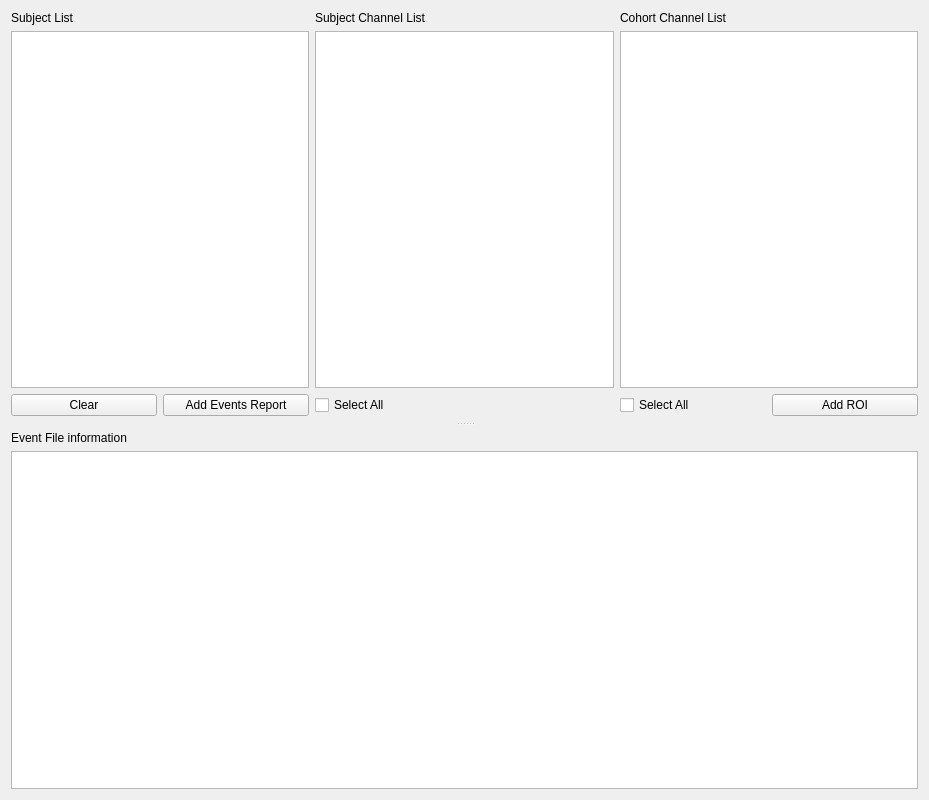
<?xml version="1.0" encoding="UTF-8"?>
<ui version="4.0">
 <class>DetectionsCohortReviewSettingsView</class>
 <widget class="QWidget" name="DetectionsCohortReviewSettingsView">
  <property name="geometry">
   <rect>
    <x>0</x>
    <y>0</y>
    <width>929</width>
    <height>800</height>
   </rect>
  </property>
  <property name="windowTitle">
   <string>Form</string>
  </property>
  <property name="styleSheet">
   <string notr="true">font: 12pt &quot;Roboto&quot;;</string>
  </property>
  <layout class="QHBoxLayout" name="horizontalLayout_3">
   <item>
    <widget class="QSplitter" name="splitter">
     <property name="orientation">
      <enum>Qt::Vertical</enum>
     </property>
     <property name="handleWidth">
      <number>15</number>
     </property>
     <property name="childrenCollapsible">
      <bool>false</bool>
     </property>
     <widget class="QWidget" name="layoutWidget">
      <layout class="QGridLayout" name="gridLayout">
       <item row="0" column="0">
        <widget class="QLabel" name="label">
         <property name="text">
          <string>Subject List</string>
         </property>
        </widget>
       </item>
       <item row="0" column="1">
        <widget class="QLabel" name="label_2">
         <property name="text">
          <string>Subject Channel List</string>
         </property>
        </widget>
       </item>
       <item row="0" column="2">
        <widget class="QLabel" name="label_3">
         <property name="text">
          <string>Cohort Channel List</string>
         </property>
        </widget>
       </item>
       <item row="1" column="0">
        <widget class="QListView" name="subject_listView">
         <property name="editTriggers">
          <set>QAbstractItemView::NoEditTriggers</set>
         </property>
        </widget>
       </item>
       <item row="1" column="1">
        <widget class="QListView" name="chan_subject_listView"/>
       </item>
       <item row="2" column="0">
        <layout class="QHBoxLayout" name="horizontalLayout">
         <item>
          <widget class="QPushButton" name="clear_pushButton">
           <property name="text">
            <string>Clear</string>
           </property>
          </widget>
         </item>
         <item>
          <widget class="QPushButton" name="add_pushButton">
           <property name="text">
            <string>Add Events Report</string>
           </property>
          </widget>
         </item>
        </layout>
       </item>
       <item row="2" column="1">
        <widget class="QCheckBox" name="all_subject_chan_checkBox">
         <property name="text">
          <string>Select All</string>
         </property>
        </widget>
       </item>
       <item row="2" column="2">
        <layout class="QHBoxLayout" name="horizontalLayout_2">
         <item>
          <widget class="QCheckBox" name="all_cohort_chan_checkBox">
           <property name="text">
            <string>Select All</string>
           </property>
          </widget>
         </item>
         <item>
          <widget class="QPushButton" name="add_ROI_pushButton">
           <property name="text">
            <string>Add ROI</string>
           </property>
          </widget>
         </item>
        </layout>
       </item>
       <item row="1" column="2">
        <widget class="QListWidget" name="chan_cohort_listWidget"/>
       </item>
      </layout>
     </widget>
     <widget class="QWidget" name="layoutWidget">
      <layout class="QVBoxLayout" name="verticalLayout">
       <item>
        <widget class="QLabel" name="label_4">
         <property name="text">
          <string>Event File information</string>
         </property>
        </widget>
       </item>
       <item>
        <widget class="QTextEdit" name="message_textEdit">
         <property name="readOnly">
          <bool>true</bool>
         </property>
        </widget>
       </item>
      </layout>
     </widget>
    </widget>
   </item>
  </layout>
 </widget>
 <resources>
  <include location="../../../../scinodes_poc/src/main/python/ui/themes/themes.qrc"/>
 </resources>
 <connections>
  <connection>
   <sender>clear_pushButton</sender>
   <signal>clicked()</signal>
   <receiver>DetectionsCohortReviewSettingsView</receiver>
   <slot>clear_subject_slot()</slot>
   <hints>
    <hint type="sourcelabel">
     <x>54</x>
     <y>312</y>
    </hint>
    <hint type="destinationlabel">
     <x>464</x>
     <y>399</y>
    </hint>
   </hints>
  </connection>
  <connection>
   <sender>add_pushButton</sender>
   <signal>clicked()</signal>
   <receiver>DetectionsCohortReviewSettingsView</receiver>
   <slot>add_subject_slot()</slot>
   <hints>
    <hint type="sourcelabel">
     <x>174</x>
     <y>312</y>
    </hint>
    <hint type="destinationlabel">
     <x>464</x>
     <y>399</y>
    </hint>
   </hints>
  </connection>
  <connection>
   <sender>all_subject_chan_checkBox</sender>
   <signal>clicked()</signal>
   <receiver>DetectionsCohortReviewSettingsView</receiver>
   <slot>select_all_subject_chan_slot()</slot>
   <hints>
    <hint type="sourcelabel">
     <x>425</x>
     <y>311</y>
    </hint>
    <hint type="destinationlabel">
     <x>464</x>
     <y>399</y>
    </hint>
   </hints>
  </connection>
  <connection>
   <sender>all_cohort_chan_checkBox</sender>
   <signal>clicked()</signal>
   <receiver>DetectionsCohortReviewSettingsView</receiver>
   <slot>select_all_cohort_chan_slot()</slot>
   <hints>
    <hint type="sourcelabel">
     <x>705</x>
     <y>321</y>
    </hint>
    <hint type="destinationlabel">
     <x>464</x>
     <y>399</y>
    </hint>
   </hints>
  </connection>
  <connection>
   <sender>add_ROI_pushButton</sender>
   <signal>clicked()</signal>
   <receiver>DetectionsCohortReviewSettingsView</receiver>
   <slot>add_ROI_slot()</slot>
   <hints>
    <hint type="sourcelabel">
     <x>544</x>
     <y>322</y>
    </hint>
    <hint type="destinationlabel">
     <x>464</x>
     <y>399</y>
    </hint>
   </hints>
  </connection>
  <connection>
   <sender>subject_listView</sender>
   <signal>clicked(QModelIndex)</signal>
   <receiver>DetectionsCohortReviewSettingsView</receiver>
   <slot>subject_selection_changed_slot()</slot>
   <hints>
    <hint type="sourcelabel">
     <x>159</x>
     <y>209</y>
    </hint>
    <hint type="destinationlabel">
     <x>464</x>
     <y>399</y>
    </hint>
   </hints>
  </connection>
 </connections>
 <slots>
  <slot>clear_subject_slot()</slot>
  <slot>add_subject_slot()</slot>
  <slot>select_all_subject_chan_slot()</slot>
  <slot>select_all_cohort_chan_slot()</slot>
  <slot>add_ROI_slot()</slot>
  <slot>item_changed_subject_slot()</slot>
  <slot>item_changed_cohort_slot()</slot>
  <slot>subject_selection_changed_slot()</slot>
 </slots>
</ui>
